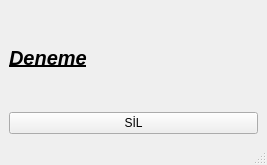
<?xml version="1.0" encoding="UTF-8"?>
<ui version="4.0">
 <class>MainWindow</class>
 <widget class="QMainWindow" name="MainWindow">
  <property name="geometry">
   <rect>
    <x>0</x>
    <y>0</y>
    <width>267</width>
    <height>165</height>
   </rect>
  </property>
  <property name="windowTitle">
   <string>PyQt5 Arayuz</string>
  </property>
  <widget class="QWidget" name="centralwidget">
   <layout class="QGridLayout" name="gridLayout">
    <item row="0" column="0">
     <widget class="QLabel" name="label">
      <property name="font">
       <font>
        <pointsize>15</pointsize>
        <weight>75</weight>
        <italic>true</italic>
        <bold>true</bold>
        <underline>true</underline>
        <strikeout>false</strikeout>
        <kerning>true</kerning>
       </font>
      </property>
      <property name="text">
       <string>Deneme</string>
      </property>
     </widget>
    </item>
    <item row="1" column="0">
     <widget class="QPushButton" name="silButton">
      <property name="text">
       <string>SİL</string>
      </property>
     </widget>
    </item>
   </layout>
  </widget>
  <widget class="QMenuBar" name="menubar">
   <property name="geometry">
    <rect>
     <x>0</x>
     <y>0</y>
     <width>267</width>
     <height>22</height>
    </rect>
   </property>
  </widget>
  <widget class="QStatusBar" name="statusbar"/>
 </widget>
 <resources/>
 <connections>
  <connection>
   <sender>silButton</sender>
   <signal>clicked()</signal>
   <receiver>label</receiver>
   <slot>clear()</slot>
   <hints>
    <hint type="sourcelabel">
     <x>44</x>
     <y>84</y>
    </hint>
    <hint type="destinationlabel">
     <x>50</x>
     <y>57</y>
    </hint>
   </hints>
  </connection>
 </connections>
</ui>
